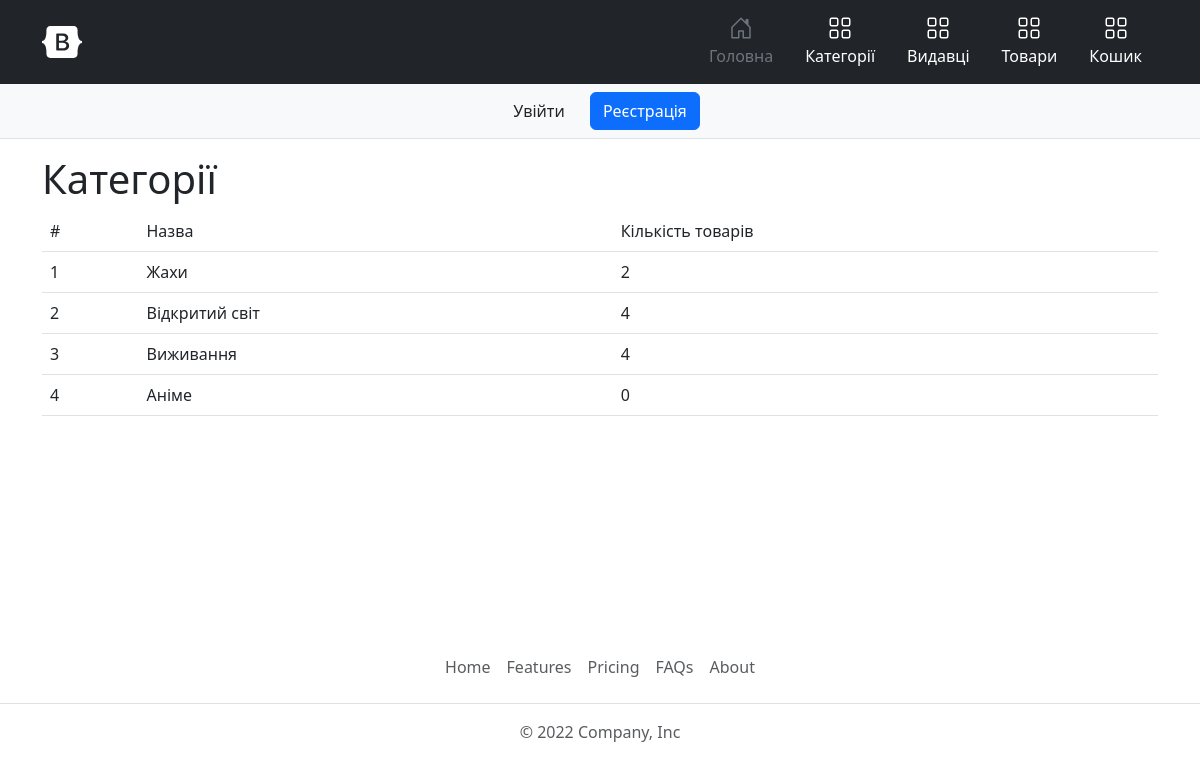
Page /category on the earlier database version.
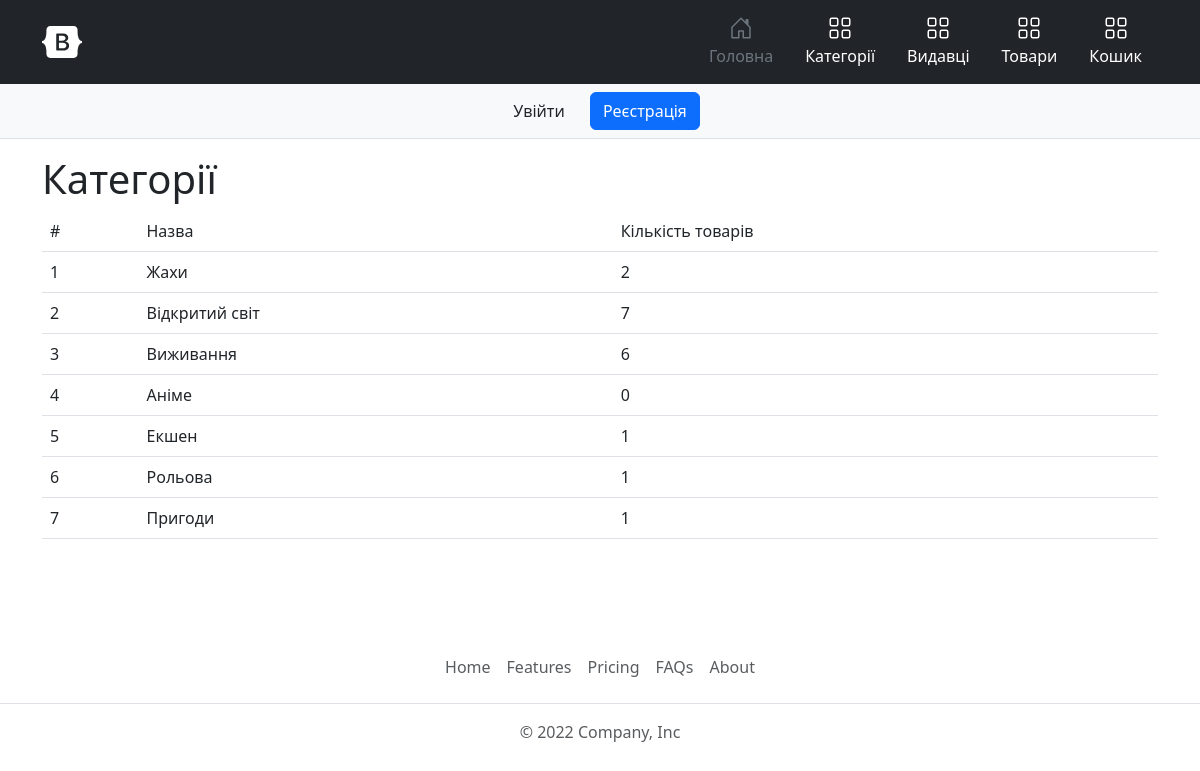
Same page on the later database version.
### tables this page shows
CREATE TABLE `category` (
  `id` int NOT NULL,
  `name` varchar(255) NOT NULL
);

### core/Template.php (called while the page is built, shortened)
<?php
class Template
{
    protected $path;
    public function __construct($path)
    {
        $this->path = $path;
    }
    public function getHTML()
    {
        include($this->path);
        $html = ob_get_contents();
        return $html;
    }
}

### core/Controller.php (called while the page is built, shortened)
<?php
class Controller
{
    protected $viewPath;
    public function __construct()
    {
        $this->moduleName = \core\Core::getInstance()->app['moduleName'];
        $this->actionName = \core\Core::getInstance()->app['actionName'];
        $this->viewPath = "views/$this->moduleName/$this->actionName.php";
    }
    public function render($viewPath = null, $params = null)
    {
        if (empty($viewPath))
            $viewPath = $this->viewPath;
        $tpl = new Template($viewPath);
        if (!empty($params))
            $tpl->setParams($params);
        return $tpl->getHTML();
    }
}

### controllers/CategoryController.php (called while the page is built, shortened)
<?php
class CategoryController extends Controller
{
    public function indexAction()
    {
        $categories = Category::getCategoriesWithCount();
        return $this->render(null, [
            'categories' => $categories
        ]);
    }
}

### index.php (called while the page is built, shortened)
<?php
spl_autoload_register(function ($className) {
    $path = $className . '.php';
});
$core = core\Core::getInstance();
$core->Initialize();
$core->Run();

### core/DB.php (called while the page is built, shortened)
<?php
class DB
{
    protected $pdo;
    public function __construct($hostname, $login, $password, $database)
    {
        $this->pdo = new \PDO("mysql:host=$hostname;dbname=$database", $login, $password);
    }
    public function select($tableName, $fieldList = "*", $conditionArray = null)
    {
        if (is_string($fieldList))
            $fieldListString = $fieldList;
        $wherePartString = "";
        if (is_array($conditionArray)) {
            foreach ($conditionArray as $key => $value) {
                $parts[] = "$key = :$key";
            }
            $wherePartString = "WHERE " . implode(' AND ', $parts);
        }
        $res = $this->pdo->prepare("SELECT $fieldListString FROM $tableName $wherePartString");
        $res->execute($conditionArray);
        return $res->fetchAll(\PDO::FETCH_ASSOC);
    }
}

### models/Category.php (called while the page is built, shortened)
<?php
class Category
{
    protected static $tableName = 'category';
    public static function getCategoriesWithCount()
    {
        $rows = Core::getInstance()->db->select(self::$tableName);
        foreach ($rows as $key => $row) {
            $rows[$key]['count'] = CategoryList::getCategoryCount($row['id']);
        }
        return $rows;
    }
}

### models/CategoryList.php (called while the page is built, shortened)
<?php
class CategoryList
{
    protected static $tableName = 'category_list';
    public static function getCategoryCount($category_id)
    {
        $rows = Core::getInstance()->db->select(
            self::$tableName,
            '*',
            [
                'category_id' => $category_id
            ]
        );
        return count($rows);
    }
}

### views/category/index.php (the view, shortened to what this page needs)
<h1>Категорії</h1>
<table class="table">
    <thead>
        <tr>
            <td>#</td>
            <td>Назва</td>
            <td>Кількість товарів</td>
        </tr>
    </thead>
    <?php if (!empty($categories)): ?>
        <?php
        $index = 1;
        foreach ($categories as $row): ?>
            <tr>
                <td>
                    <?= $index ?>
                </td>
                <td><?= $row['name'] ?></td>
                <td>
                    <?= $row['count'] ?>
                </td>
            </tr>
            <?php
            $index++;
        endforeach; ?>
    <?php endif; ?>
</table>

Differences in the rows shown:
computed for category "Відкритий світ": id "4" → "7"
computed for category "Виживання": count "4" → "6"
added category: name "Екшен", count "1"
added category: name "Рольова", count "1"
added category: name "Пригоди", count "1"
